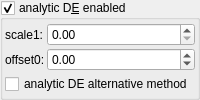
    <widget class="MyGroupBox" name="groupCheck_analyticDE_enabled">
     <property name="title">
      <string>analytic D&amp;E enabled</string>
     </property>
     <property name="checkable">
      <bool>true</bool>
     </property>
     <layout class="QVBoxLayout" name="verticalLayout_12" stretch="0,0">
      <property name="spacing">
       <number>2</number>
      </property>
      <property name="leftMargin">
       <number>2</number>
      </property>
      <property name="topMargin">
       <number>2</number>
      </property>
      <property name="rightMargin">
       <number>2</number>
      </property>
      <property name="bottomMargin">
       <number>2</number>
      </property>
      <item>
       <layout class="QGridLayout" name="gridLayout_28" columnstretch="0,0,1">
        <property name="spacing">
         <number>2</number>
        </property>
        <item row="1" column="1">
         <widget class="QLabel" name="label_178">
          <property name="text">
           <string>offset0:</string>
          </property>
         </widget>
        </item>
        <item row="0" column="1">
         <widget class="QLabel" name="label_179">
          <property name="text">
           <string>scale1:</string>
          </property>
         </widget>
        </item>
        <item row="0" column="2">
         <widget class="MyDoubleSpinBox" name="spinbox_analyticDE_scale_1">
          <property name="sizePolicy">
           <sizepolicy hsizetype="Minimum" vsizetype="Maximum">
            <horstretch>0</horstretch>
            <verstretch>0</verstretch>
           </sizepolicy>
          </property>
          <property name="prefix">
           <string/>
          </property>
          <property name="suffix">
           <string/>
          </property>
          <property name="decimals">
           <number>2</number>
          </property>
          <property name="minimum">
           <double>0.000000000000000</double>
          </property>
          <property name="maximum">
           <double>99.989999999999995</double>
          </property>
          <property name="singleStep">
           <double>0.100000000000000</double>
          </property>
         </widget>
        </item>
        <item row="1" column="2">
         <widget class="MyDoubleSpinBox" name="spinbox_analyticDE_offset_0">
          <property name="sizePolicy">
           <sizepolicy hsizetype="Minimum" vsizetype="Maximum">
            <horstretch>0</horstretch>
            <verstretch>0</verstretch>
           </sizepolicy>
          </property>
          <property name="prefix">
           <string/>
          </property>
          <property name="suffix">
           <string/>
          </property>
          <property name="decimals">
           <number>2</number>
          </property>
          <property name="minimum">
           <double>-99.989999999999995</double>
          </property>
          <property name="maximum">
           <double>99.989999999999995</double>
          </property>
          <property name="singleStep">
           <double>0.100000000000000</double>
          </property>
         </widget>
        </item>
       </layout>
      </item>
      <item>
       <widget class="MyCheckBox" name="checkBox_analyticDE_enabled_false">
        <property name="toolTip">
         <string>&lt;html&gt;&lt;head/&gt;&lt;body&gt;&lt;p&gt;Can sometimes improve render quality when using analytic DE&lt;/p&gt;&lt;/body&gt;&lt;/html&gt;</string>
        </property>
        <property name="text">
         <string>analytic DE alternative method</string>
        </property>
       </widget>
      </item>
     </layout>
    </widget>
